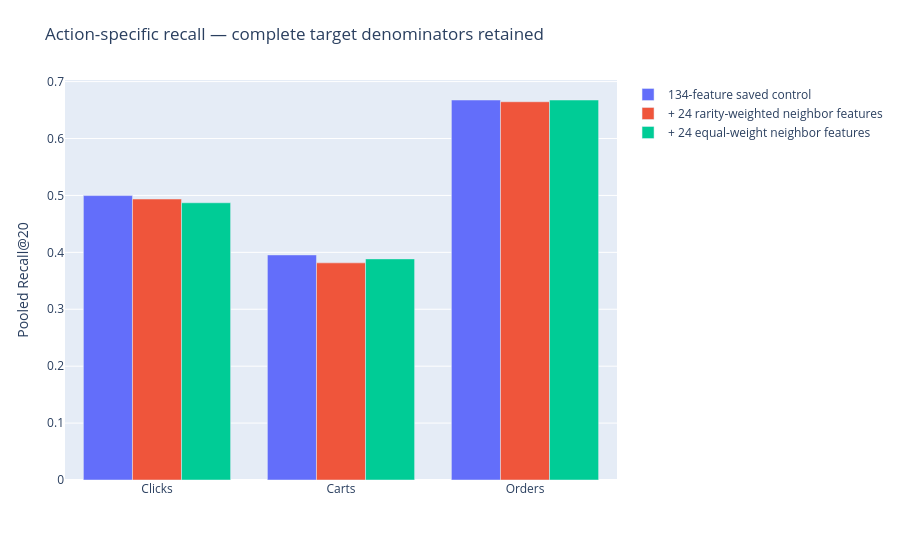

Source (notebook cell):
### Markdown cell above
## 4 · Action recall

### Code cell
path=ROOT/'outputs/plots/04.json'
if hashlib.sha256(path.read_bytes()).hexdigest()!=receipt['plot_hashes'][path.name]:raise ValueError('Plot checksum changed')
display({'application/vnd.plotly.v1+json':json.loads(path.read_text())},raw=True)

### Figure 1 — Plotly figure (JSON) as saved in the notebook; plotly's stock layout.template omitted (floating-point values rounded to 4 significant figures)
{"data": [{"name": "134-feature saved control", "type": "bar", "x": ["Clicks", "Carts", "Orders"], "y": [0.4997, 0.3955, 0.6677]}, {"name": "+ 24 rarity-weighted neighbor features", "type": "bar", "x": ["Clicks", "Carts", "Orders"], "y": [0.4937, 0.3815, 0.6646]}, {"name": "+ 24 equal-weight neighbor features", "type": "bar", "x": ["Clicks", "Carts", "Orders"], "y": [0.4871, 0.3885, 0.6677]}], "layout": {"barmode": "group", "margin": {"b": 80, "l": 65, "r": 35, "t": 80}, "title": {"text": "Action-specific recall — complete target denominators retained"}, "yaxis": {"title": {"text": "Pooled Recall@20"}}}}
